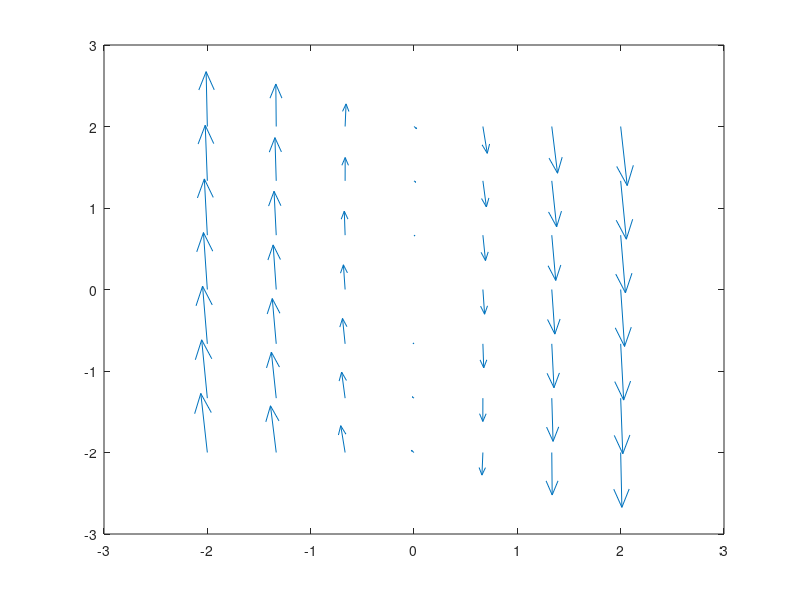

MATLAB code to generate this figure:
x1=linspace(-2,2,7);
y1=linspace(-2,2,7);
[x,y]=meshgrid(x1,y1);
a=1;
k=1;
xdot2=(-2-a*cos(x))*(x+a*sin(x)+y)-x-k*(y+2*x+a*sin(x));
xdot1=x+a*sin(x)+y;
quiver(x1,y1,xdot1,xdot2)